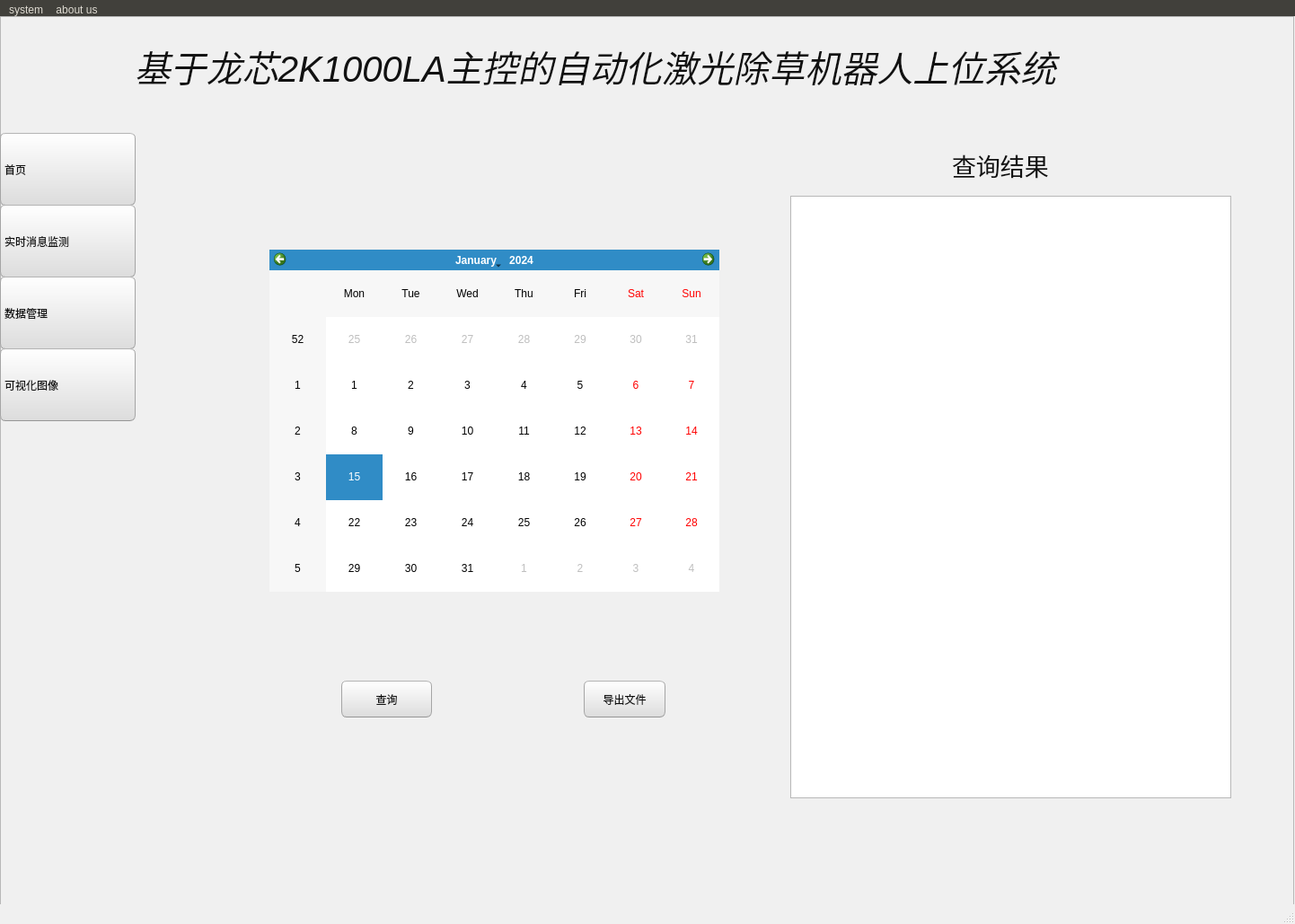
<?xml version="1.0" encoding="UTF-8"?>
<ui version="4.0">
 <class>MainWindow</class>
 <widget class="QMainWindow" name="MainWindow">
  <property name="geometry">
   <rect>
    <x>0</x>
    <y>0</y>
    <width>1442</width>
    <height>1029</height>
   </rect>
  </property>
  <property name="windowTitle">
   <string>MainWindow</string>
  </property>
  <property name="styleSheet">
   <string notr="true">/*
Ubuntu Style Sheet for QT Applications
Author: Jaime A. Quiroga P.
Company: GTRONICK
Last updated: 01/10/2021 (dd/mm/yyyy), 15:18.
Available at: https://github.com/GTRONICK/QSS/blob/master/Ubuntu.qss
*/
QMainWindow {
	background-color:#f0f0f0;
}
QCheckBox {
	padding:2px;
}
QCheckBox:hover {
	border:1px solid rgb(255,150,60);
	border-radius:4px;
	padding: 1px;
	background-color:qlineargradient(spread:pad, x1:0.5, y1:1, x2:0.5, y2:0, stop:0 rgba(190, 90, 50, 50), stop:1 rgba(250, 130, 40, 50));
}
QCheckBox::indicator:checked {
	border:1px solid rgb(246, 134, 86);
	border-radius:4px;
  	background-color:rgb(246, 134, 86)
}
QCheckBox::indicator:unchecked {
	border-width:1px solid rgb(246, 134, 86);
	border-radius:4px;
  	background-color:rgb(255,255,255);
}
QColorDialog {
	background-color:#f0f0f0;
}
QComboBox {
	color:rgb(81,72,65);
	background: #ffffff;
}
QComboBox:editable {
	selection-color:rgb(81,72,65);
	selection-background-color: #ffffff;
}
QComboBox QAbstractItemView {
	selection-color: #ffffff;
	selection-background-color: rgb(246, 134, 86);
}
QComboBox:!editable:on, QComboBox::drop-down:editable:on {
	color:  #1e1d23;	
}
QDateTimeEdit, QDateEdit, QDoubleSpinBox, QFontComboBox {
	color:rgb(81,72,65);
	background-color: #ffffff;
}

QDialog {
	background-color:#f0f0f0;
}

QLabel,QLineEdit {
	color:rgb(17,17,17);
}
QLineEdit {
	background-color:rgb(255,255,255);
	selection-background-color:rgb(236,116,64);
}
QMenuBar {
	color:rgb(223,219,210);
	background-color:rgb(65,64,59);
}
QMenuBar::item {
	padding-top:4px;
	padding-left:4px;
	padding-right:4px;
	color:rgb(223,219,210);
	background-color:rgb(65,64,59);
}
QMenuBar::item:selected {
	color:rgb(255,255,255);
	padding-top:2px;
	padding-left:2px;
	padding-right:2px;
	border-top-width:2px;
	border-left-width:2px;
	border-right-width:2px;
	border-top-right-radius:4px;
	border-top-left-radius:4px;
	border-style:solid;
	background-color:rgb(65,64,59);
	border-top-color: rgb(47,47,44);
	border-right-color: qlineargradient(spread:pad, x1:0, y1:1, x2:1, y2:0, stop:0 rgba(90, 87, 78, 255), stop:1 rgba(47,47,44, 255));
	border-left-color:  qlineargradient(spread:pad, x1:1, y1:0, x2:0, y2:0, stop:0 rgba(90, 87, 78, 255), stop:1 rgba(47,47,44, 255));
}
QMenu {
	color:rgb(223,219,210);
	background-color:rgb(65,64,59);
}
QMenu::item {
	color:rgb(223,219,210);
	padding:4px 10px 4px 20px;
}
QMenu::item:selected {
	color:rgb(255,255,255);
	background-color: qlineargradient(spread:pad, x1:0.5, y1:1, x2:0.5, y2:0, stop:0 rgba(225, 108, 54, 255), stop:1 rgba(246, 134, 86, 255));
	border-style:solid;
	border-width:3px;
	padding:4px 7px 4px 17px;
	border-bottom-color:qlineargradient(spread:pad, x1:0.5, y1:1, x2:0.5, y2:0, stop:0 rgba(175,85,48,255), stop:1 rgba(236,114,67, 255));
	border-top-color:qlineargradient(spread:pad, x1:0.5, y1:1, x2:0.5, y2:0, stop:0 rgba(253,156,113,255), stop:1 rgba(205,90,46, 255));
	border-right-color:qlineargradient(spread:pad, x1:0, y1:0.5, x2:1, y2:0.5, stop:0 rgba(253,156,113,255), stop:1 rgba(205,90,46, 255));
	border-left-color:qlineargradient(spread:pad, x1:1, y1:0.5, x2:0, y2:0.5, stop:0 rgba(253,156,113,255), stop:1 rgba(205,90,46, 255));
}
QPlainTextEdit {
	border: 1px solid transparent;
	color:rgb(17,17,17);
	selection-background-color:rgb(236,116,64);
    background-color: #FFFFFF;
}
QProgressBar {
	text-align: center;
	color: rgb(0, 0, 0);
	border: 1px inset rgb(150,150,150); 
	border-radius: 10px;
	background-color:rgb(221,221,219);
}
QProgressBar::chunk:horizontal {
	background-color: qlineargradient(spread:pad, x1:0.5, y1:1, x2:0.5, y2:0, stop:0 rgba(225, 108, 54, 255), stop:1 rgba(246, 134, 86, 255));
	border:1px solid;
	border-radius:8px;
	border-bottom-color:qlineargradient(spread:pad, x1:0.5, y1:1, x2:0.5, y2:0, stop:0 rgba(175,85,48,255), stop:1 rgba(236,114,67, 255));
	border-top-color:qlineargradient(spread:pad, x1:0.5, y1:1, x2:0.5, y2:0, stop:0 rgba(253,156,113,255), stop:1 rgba(205,90,46, 255));
	border-right-color:qlineargradient(spread:pad, x1:0, y1:0.5, x2:1, y2:0.5, stop:0 rgba(253,156,113,255), stop:1 rgba(205,90,46, 255));
	border-left-color:qlineargradient(spread:pad, x1:1, y1:0.5, x2:0, y2:0.5, stop:0 rgba(253,156,113,255), stop:1 rgba(205,90,46, 255));
}
QPushButton{
	color:rgb(17,17,17);
	border-width: 1px;
	border-radius: 6px;
	border-bottom-color: rgb(150,150,150);
	border-right-color: rgb(165,165,165);
	border-left-color: rgb(165,165,165);
	border-top-color: rgb(180,180,180);
	border-style: solid;
	padding: 4px;
	background-color: qlineargradient(spread:pad, x1:0.5, y1:1, x2:0.5, y2:0, stop:0 rgba(220, 220, 220, 255), stop:1 rgba(255, 255, 255, 255));
}
QPushButton:hover{

	color:rgb(17,17,17);
	border-width: 1px;
	border-radius:20px;
	border-top-color: rgb(255,150,60);
	border-right-color: qlineargradient(spread:pad, x1:0, y1:1, x2:1, y2:0, stop:0 rgba(200, 70, 20, 255), stop:1 rgba(255,150,60, 255));
	border-left-color:  qlineargradient(spread:pad, x1:1, y1:0, x2:0, y2:0, stop:0 rgba(200, 70, 20, 255), stop:1 rgba(255,150,60, 255));
	border-bottom-color: rgb(200,70,20);
	border-style: solid;
	padding: 2px;
	background-color: qlineargradient(spread:pad, x1:0.5, y1:1, x2:0.5, y2:0, stop:0 rgba(220, 220, 220, 255), stop:1 rgba(255, 255, 255, 255));
}
QPushButton:default{
	color:rgb(17,17,17);
	border-width: 1px;
	border-radius:10px;
	border-top-color: rgb(255,150,60);
	border-right-color: qlineargradient(spread:pad, x1:0, y1:1, x2:1, y2:0, stop:0 rgba(200, 70, 20, 255), stop:1 rgba(255,150,60, 255));
	border-left-color:  qlineargradient(spread:pad, x1:1, y1:0, x2:0, y2:0, stop:0 rgba(200, 70, 20, 255), stop:1 rgba(255,150,60, 255));
	border-bottom-color: rgb(200,70,20);
	border-style: solid;
	padding: 2px;
	background-color: qlineargradient(spread:pad, x1:0.5, y1:1, x2:0.5, y2:0, stop:0 rgba(220, 220, 220, 255), stop:1 rgba(255, 255, 255, 255));
}
QPushButton:pressed{
	color:rgb(17,17,17);
	border-width: 1px;
	border-radius: 6px;
	border-width: 1px;
	border-top-color: rgba(255,150,60,200);
	border-right-color: qlineargradient(spread:pad, x1:0, y1:1, x2:1, y2:0, stop:0 rgba(200, 70, 20, 255), stop:1 rgba(255,150,60, 200));
	border-left-color:  qlineargradient(spread:pad, x1:1, y1:0, x2:0, y2:0, stop:0 rgba(200, 70, 20, 255), stop:1 rgba(255,150,60, 200));
	border-bottom-color: rgba(200,70,20,200);
	border-style: solid;
	padding: 2px;
	background-color: qlineargradient(spread:pad, x1:0.5, y1:0, x2:0.5, y2:1, stop:0 rgba(220, 220, 220, 255), stop:1 rgba(255, 255, 255, 255));
}
QPushButton:disabled{
	color:rgb(174,167,159);
	border-width: 1px;
	border-radius: 6px;
	background-color: qlineargradient(spread:pad, x1:0.5, y1:1, x2:0.5, y2:0, stop:0 rgba(200, 200, 200, 255), stop:1 rgba(230, 230, 230, 255));
}
QRadioButton {
	padding: 1px;
}
QRadioButton::indicator:checked {
	height: 10px;
	width: 10px;
	border-style:solid;
	border-radius:5px;
	border-width: 1px;
	border-color: rgba(246, 134, 86, 255);
	color: #a9b7c6;
	background-color:rgba(246, 134, 86, 255);
}
QRadioButton::indicator:!checked {
	height: 10px;
	width: 10px;
	border-style:solid;
	border-radius:5px;
	border-width: 1px;
	border-color: rgb(246, 134, 86);
	color: #a9b7c6;
	background-color: transparent;
}
QScrollArea {
	color: white;
	background-color:#f0f0f0;
}
QSlider::groove {
	border-style: solid;
	border-width: 1px;
	border-color: rgb(207,207,207);
}
QSlider::groove:horizontal {
	height: 5px;
	background: rgb(246, 134, 86);
}
QSlider::groove:vertical {
	width: 5px;
	background: rgb(246, 134, 86);
}
QSlider::handle:horizontal {
	background: rgb(253,253,253);
	border-style: solid;
	border-width: 1px;
	border-color: rgb(207,207,207);
	width: 12px;
	margin: -5px 0;
	border-radius: 7px;
}
QSlider::handle:vertical {
	background: rgb(253,253,253);
	border-style: solid;
	border-width: 1px;
	border-color: rgb(207,207,207);
	height: 12px;
	margin: 0 -5px;
	border-radius: 7px;
}
QSlider::add-page:horizontal, QSlider::add-page:vertical {
 	background: white;
}
QSlider::sub-page:horizontal, QSlider::sub-page:vertical {
	background: rgb(246, 134, 86);
}
QStatusBar, QSpinBox {
	color:rgb(81,72,65);
}
QSpinBox {
	background-color: #ffffff;
}
QScrollBar:horizontal {
	max-height: 20px;
	border: 1px transparent;
	margin: 0px 20px 0px 20px;
}
QScrollBar::handle:horizontal {
	background: rgb(253,253,253);
	border: 1px solid rgb(207,207,207);
	border-radius: 7px;
	min-width: 25px;
}
QScrollBar::handle:horizontal:hover {
	background: rgb(253,253,253);
	border: 1px solid rgb(255,150,60);
	border-radius: 7px;
	min-width: 25px;
}
QScrollBar::add-line:horizontal {
  	border: 1px solid rgb(207,207,207);
  	border-top-right-radius: 7px;
  	border-top-left-radius: 7px;
  	border-bottom-right-radius: 7px;
  	background: rgb(255, 255, 255);
  	width: 20px;
  	subcontrol-position: right;
  	subcontrol-origin: margin;
}
QScrollBar::add-line:horizontal:hover {
  	border: 1px solid rgb(255,150,60);
  	border-top-right-radius: 7px;
  	border-top-left-radius: 7px;
  	border-bottom-right-radius: 7px;
  	background: rgb(255, 255, 255);
  	width: 20px;
  	subcontrol-position: right;
  	subcontrol-origin: margin;
}
QScrollBar::add-line:horizontal:pressed {
  	border: 1px solid grey;
  	border-top-left-radius: 7px;
  	border-top-right-radius: 7px;
  	border-bottom-right-radius: 7px;
  	background: rgb(231,231,231);
  	width: 20px;
  	subcontrol-position: right;
  	subcontrol-origin: margin;
}
QScrollBar::sub-line:horizontal {
  	border: 1px solid rgb(207,207,207);
  	border-top-right-radius: 7px;
  	border-top-left-radius: 7px;
  	border-bottom-left-radius: 7px;
  	background: rgb(255, 255, 255);
  	width: 20px;
  	subcontrol-position: left;
  	subcontrol-origin: margin;
}
QScrollBar::sub-line:horizontal:hover {
  	border: 1px solid rgb(255,150,60);
  	border-top-right-radius: 7px;
  	border-top-left-radius: 7px;
  	border-bottom-left-radius: 7px;
  	background: rgb(255, 255, 255);
  	width: 20px;
  	subcontrol-position: left;
  	subcontrol-origin: margin;
}
QScrollBar::sub-line:horizontal:pressed {
  	border: 1px solid grey;
  	border-top-right-radius: 7px;
  	border-top-left-radius: 7px;
  	border-bottom-left-radius: 7px;
  	background: rgb(231,231,231);
  	width: 20px;
  	subcontrol-position: left;
  	subcontrol-origin: margin;
}
QScrollBar::left-arrow:horizontal {
  	border: 1px transparent grey;
  	border-top-left-radius: 3px;
  	border-bottom-left-radius: 3px;
  	width: 6px;
  	height: 6px;
  	background: rgb(230,230,230);
}
QScrollBar::right-arrow:horizontal {
	border: 1px transparent grey;
	border-top-right-radius: 3px;
	border-bottom-right-radius: 3px;
  	width: 6px;
  	height: 6px;
 	background: rgb(230,230,230);
}
QScrollBar::add-page:horizontal, QScrollBar::sub-page:horizontal {
 	background: none;
} 
QScrollBar:vertical {
	max-width: 20px;
	border: 1px transparent grey;
	margin: 20px 0px 20px 0px;
}
QScrollBar::add-line:vertical {
	border: 1px solid;
	border-color: rgb(207,207,207);
	border-bottom-right-radius: 7px;
	border-bottom-left-radius: 7px;
	border-top-left-radius: 7px;
	background: rgb(255, 255, 255);
  	height: 20px;
  	subcontrol-position: bottom;
  	subcontrol-origin: margin;
}
QScrollBar::add-line:vertical:hover {
  	border: 1px solid;
  	border-color: rgb(255,150,60);
  	border-bottom-right-radius: 7px;
  	border-bottom-left-radius: 7px;
  	border-top-left-radius: 7px;
  	background: rgb(255, 255, 255);
  	height: 20px;
  	subcontrol-position: bottom;
  	subcontrol-origin: margin;
}
QScrollBar::add-line:vertical:pressed {
  	border: 1px solid grey;
  	border-bottom-left-radius: 7px;
  	border-bottom-right-radius: 7px;
  	border-top-left-radius: 7px;
  	background: rgb(231,231,231);
  	height: 20px;
  	subcontrol-position: bottom;
  	subcontrol-origin: margin;
}
QScrollBar::sub-line:vertical {
  	border: 1px solid rgb(207,207,207);
  	border-top-right-radius: 7px;
  	border-top-left-radius: 7px;
  	border-bottom-left-radius: 7px;
  	background: rgb(255, 255, 255);
  	height: 20px;
  	subcontrol-position: top;
  	subcontrol-origin: margin;
}
QScrollBar::sub-line:vertical:hover {
  	border: 1px solid rgb(255,150,60);
  	border-top-right-radius: 7px;
  	border-top-left-radius: 7px;
  	border-bottom-left-radius: 7px;
	background: rgb(255, 255, 255);
  	height: 20px;
  	subcontrol-position: top;
  	subcontrol-origin: margin;
}
QScrollBar::sub-line:vertical:pressed {
  	border: 1px solid grey;
  	border-top-left-radius: 7px;
  	border-top-right-radius: 7px;
  	background: rgb(231,231,231);
 	height: 20px;
  	subcontrol-position: top;
  	subcontrol-origin: margin;
}
QScrollBar::handle:vertical {
	background: rgb(253,253,253);
	border: 1px solid rgb(207,207,207);
	border-radius: 7px;
	min-height: 25px;
}
QScrollBar::handle:vertical:hover {
	background: rgb(253,253,253);
	border: 1px solid rgb(255,150,60);
	border-radius: 7px;
	min-height: 25px;
}
QScrollBar::up-arrow:vertical {
	border: 1px transparent grey;
  	border-top-left-radius: 3px;
	border-top-right-radius: 3px;
  	width: 6px;
  	height: 6px;
  	background: rgb(230,230,230);
}
QScrollBar::down-arrow:vertical {
  	border: 1px transparent grey;
  	border-bottom-left-radius: 3px;
  	border-bottom-right-radius: 3px;
  	width: 6px;
  	height: 6px;
  	background: rgb(230,230,230);
}
QScrollBar::add-page:vertical, QScrollBar::sub-page:vertical {
  	background: none;
}
QTabWidget {
	color:rgb(0,0,0);
	background-color:rgb(247,246,246);
}
QTabWidget::pane {
	border-color: rgb(180,180,180);
	background-color:rgb(247,246,246);
	border-style: solid;
	border-width: 1px;
  	border-radius: 6px;
}
QTabBar::tab {
	padding-left:4px;
	padding-right:4px;
	padding-bottom:2px;
	padding-top:2px;
	color:rgb(81,72,65);
  	background-color: qlineargradient(spread:pad, x1:0.5, y1:1, x2:0.5, y2:0, stop:0 rgba(221,218,217,255), stop:1 rgba(240,239,238,255));
	border-style: solid;
	border-width: 1px;
  	border-top-right-radius:4px;
	border-top-left-radius:4px;
	border-top-color: rgb(180,180,180);
	border-left-color: rgb(180,180,180);
	border-right-color: rgb(180,180,180);
	border-bottom-color: transparent;
}
QTabBar::tab:selected, QTabBar::tab:last:selected, QTabBar::tab:hover {
  	background-color:rgb(247,246,246);
  	margin-left: 0px;
  	margin-right: 1px;
}
QTabBar::tab:!selected {
	margin-top: 1px;
	margin-right: 1px;
}
QTextEdit {
	border-width: 1px;
	border-style: solid;
	border-color:transparent;
	color:rgb(17,17,17);
	selection-background-color:rgb(236,116,64);
}
QTimeEdit, QToolBox, QToolBox::tab, QToolBox::tab:selected {
	color:rgb(81,72,65);
	background-color: #ffffff;
}</string>
  </property>
  <widget class="QWidget" name="centralwidget">
   <widget class="QFrame" name="frame">
    <property name="geometry">
     <rect>
      <x>0</x>
      <y>0</y>
      <width>1441</width>
      <height>1001</height>
     </rect>
    </property>
    <property name="styleSheet">
     <string notr="true">#frame{
border-image:  url(:/pics/background.png);
}
</string>
    </property>
    <property name="frameShape">
     <enum>QFrame::StyledPanel</enum>
    </property>
    <property name="frameShadow">
     <enum>QFrame::Raised</enum>
    </property>
    <widget class="QLabel" name="label_4">
     <property name="geometry">
      <rect>
       <x>150</x>
       <y>20</y>
       <width>1081</width>
       <height>71</height>
      </rect>
     </property>
     <property name="font">
      <font>
       <pointsize>30</pointsize>
       <italic>true</italic>
      </font>
     </property>
     <property name="text">
      <string>基于龙芯2K1000LA主控的自动化激光除草机器人上位系统</string>
     </property>
    </widget>
    <widget class="QPushButton" name="btn_index">
     <property name="geometry">
      <rect>
       <x>0</x>
       <y>130</y>
       <width>151</width>
       <height>81</height>
      </rect>
     </property>
     <property name="styleSheet">
      <string notr="true">text-align:left;</string>
     </property>
     <property name="text">
      <string>首页</string>
     </property>
     <property name="icon">
      <iconset resource="images.qrc">
       <normaloff>:/pics/index.png</normaloff>:/pics/index.png</iconset>
     </property>
     <property name="iconSize">
      <size>
       <width>32</width>
       <height>32</height>
      </size>
     </property>
     <property name="autoRepeatDelay">
      <number>300</number>
     </property>
    </widget>
    <widget class="QPushButton" name="btn_msg">
     <property name="geometry">
      <rect>
       <x>0</x>
       <y>210</y>
       <width>151</width>
       <height>81</height>
      </rect>
     </property>
     <property name="styleSheet">
      <string notr="true">text-align:left;</string>
     </property>
     <property name="text">
      <string>实时消息监测</string>
     </property>
     <property name="icon">
      <iconset resource="images.qrc">
       <normaloff>:/pics/view.png</normaloff>:/pics/view.png</iconset>
     </property>
     <property name="iconSize">
      <size>
       <width>32</width>
       <height>32</height>
      </size>
     </property>
    </widget>
    <widget class="QPushButton" name="btn_database">
     <property name="geometry">
      <rect>
       <x>0</x>
       <y>290</y>
       <width>151</width>
       <height>81</height>
      </rect>
     </property>
     <property name="styleSheet">
      <string notr="true">text-align:left;</string>
     </property>
     <property name="text">
      <string>数据管理</string>
     </property>
     <property name="icon">
      <iconset resource="images.qrc">
       <normaloff>:/pics/user.png</normaloff>:/pics/user.png</iconset>
     </property>
     <property name="iconSize">
      <size>
       <width>32</width>
       <height>32</height>
      </size>
     </property>
    </widget>
    <widget class="QPushButton" name="btn_plot">
     <property name="geometry">
      <rect>
       <x>0</x>
       <y>370</y>
       <width>151</width>
       <height>81</height>
      </rect>
     </property>
     <property name="styleSheet">
      <string notr="true">text-align:left;
</string>
     </property>
     <property name="text">
      <string>可视化图像</string>
     </property>
     <property name="icon">
      <iconset resource="images.qrc">
       <normaloff>:/pics/image.png</normaloff>:/pics/image.png</iconset>
     </property>
     <property name="iconSize">
      <size>
       <width>32</width>
       <height>32</height>
      </size>
     </property>
    </widget>
    <widget class="QStackedWidget" name="stackedWidget">
     <property name="geometry">
      <rect>
       <x>240</x>
       <y>110</y>
       <width>1151</width>
       <height>831</height>
      </rect>
     </property>
     <property name="styleSheet">
      <string notr="true">/*
Ubuntu Style Sheet for QT Applications
Author: Jaime A. Quiroga P.
Company: GTRONICK
Last updated: 01/10/2021 (dd/mm/yyyy), 15:18.
Available at: https://github.com/GTRONICK/QSS/blob/master/Ubuntu.qss
*/
stackedWidget{
border-image:  url(:/pics/background.png);
}
QMainWindow {
	background-color:#f0f0f0;
}
QCheckBox {
	padding:2px;
}
QCheckBox:hover {
	border:1px solid rgb(255,150,60);
	border-radius:4px;
	padding: 1px;
	background-color:qlineargradient(spread:pad, x1:0.5, y1:1, x2:0.5, y2:0, stop:0 rgba(190, 90, 50, 50), stop:1 rgba(250, 130, 40, 50));
}
QCheckBox::indicator:checked {
	border:1px solid rgb(246, 134, 86);
	border-radius:4px;
  	background-color:rgb(246, 134, 86)
}
QCheckBox::indicator:unchecked {
	border-width:1px solid rgb(246, 134, 86);
	border-radius:4px;
  	background-color:rgb(255,255,255);
}
QColorDialog {
	background-color:#f0f0f0;
}
QComboBox {
	color:rgb(81,72,65);
	background: #ffffff;
}
QComboBox:editable {
	selection-color:rgb(81,72,65);
	selection-background-color: #ffffff;
}
QComboBox QAbstractItemView {
	selection-color: #ffffff;
	selection-background-color: rgb(246, 134, 86);
}
QComboBox:!editable:on, QComboBox::drop-down:editable:on {
	color:  #1e1d23;	
}
QDateTimeEdit, QDateEdit, QDoubleSpinBox, QFontComboBox {
	color:rgb(81,72,65);
	background-color: #ffffff;
}

QDialog {
	background-color:#f0f0f0;
}

QLabel,QLineEdit {
	color:rgb(17,17,17);
}
QLineEdit {
	background-color:rgb(255,255,255);
	selection-background-color:rgb(236,116,64);
}
QMenuBar {
	color:rgb(223,219,210);
	background-color:rgb(65,64,59);
}
QMenuBar::item {
	padding-top:4px;
	padding-left:4px;
	padding-right:4px;
	color:rgb(223,219,210);
	background-color:rgb(65,64,59);
}
QMenuBar::item:selected {
	color:rgb(255,255,255);
	padding-top:2px;
	padding-left:2px;
	padding-right:2px;
	border-top-width:2px;
	border-left-width:2px;
	border-right-width:2px;
	border-top-right-radius:4px;
	border-top-left-radius:4px;
	border-style:solid;
	background-color:rgb(65,64,59);
	border-top-color: rgb(47,47,44);
	border-right-color: qlineargradient(spread:pad, x1:0, y1:1, x2:1, y2:0, stop:0 rgba(90, 87, 78, 255), stop:1 rgba(47,47,44, 255));
	border-left-color:  qlineargradient(spread:pad, x1:1, y1:0, x2:0, y2:0, stop:0 rgba(90, 87, 78, 255), stop:1 rgba(47,47,44, 255));
}
QMenu {
	color:rgb(223,219,210);
	background-color:rgb(65,64,59);
}
QMenu::item {
	color:rgb(223,219,210);
	padding:4px 10px 4px 20px;
}
QMenu::item:selected {
	color:rgb(255,255,255);
	background-color: qlineargradient(spread:pad, x1:0.5, y1:1, x2:0.5, y2:0, stop:0 rgba(225, 108, 54, 255), stop:1 rgba(246, 134, 86, 255));
	border-style:solid;
	border-width:3px;
	padding:4px 7px 4px 17px;
	border-bottom-color:qlineargradient(spread:pad, x1:0.5, y1:1, x2:0.5, y2:0, stop:0 rgba(175,85,48,255), stop:1 rgba(236,114,67, 255));
	border-top-color:qlineargradient(spread:pad, x1:0.5, y1:1, x2:0.5, y2:0, stop:0 rgba(253,156,113,255), stop:1 rgba(205,90,46, 255));
	border-right-color:qlineargradient(spread:pad, x1:0, y1:0.5, x2:1, y2:0.5, stop:0 rgba(253,156,113,255), stop:1 rgba(205,90,46, 255));
	border-left-color:qlineargradient(spread:pad, x1:1, y1:0.5, x2:0, y2:0.5, stop:0 rgba(253,156,113,255), stop:1 rgba(205,90,46, 255));
}
QPlainTextEdit {
	border: 1px solid transparent;
	color:rgb(17,17,17);
	selection-background-color:rgb(236,116,64);
    background-color: #FFFFFF;
}
QProgressBar {
	text-align: center;
	color: rgb(0, 0, 0);
	border: 1px inset rgb(150,150,150); 
	border-radius: 10px;
	background-color:rgb(221,221,219);
}
QProgressBar::chunk:horizontal {
	background-color: qlineargradient(spread:pad, x1:0.5, y1:1, x2:0.5, y2:0, stop:0 rgba(225, 108, 54, 255), stop:1 rgba(246, 134, 86, 255));
	border:1px solid;
	border-radius:8px;
	border-bottom-color:qlineargradient(spread:pad, x1:0.5, y1:1, x2:0.5, y2:0, stop:0 rgba(175,85,48,255), stop:1 rgba(236,114,67, 255));
	border-top-color:qlineargradient(spread:pad, x1:0.5, y1:1, x2:0.5, y2:0, stop:0 rgba(253,156,113,255), stop:1 rgba(205,90,46, 255));
	border-right-color:qlineargradient(spread:pad, x1:0, y1:0.5, x2:1, y2:0.5, stop:0 rgba(253,156,113,255), stop:1 rgba(205,90,46, 255));
	border-left-color:qlineargradient(spread:pad, x1:1, y1:0.5, x2:0, y2:0.5, stop:0 rgba(253,156,113,255), stop:1 rgba(205,90,46, 255));
}
QPushButton{
	color:rgb(17,17,17);
	border-width: 1px;
	border-radius: 6px;
	border-bottom-color: rgb(150,150,150);
	border-right-color: rgb(165,165,165);
	border-left-color: rgb(165,165,165);
	border-top-color: rgb(180,180,180);
	border-style: solid;
	padding: 4px;
	background-color: qlineargradient(spread:pad, x1:0.5, y1:1, x2:0.5, y2:0, stop:0 rgba(220, 220, 220, 255), stop:1 rgba(255, 255, 255, 255));
}
QPushButton:hover{
	color:rgb(17,17,17);
	border-width: 1px;
	border-radius:6px;
	border-top-color: rgb(255,150,60);
	border-right-color: qlineargradient(spread:pad, x1:0, y1:1, x2:1, y2:0, stop:0 rgba(200, 70, 20, 255), stop:1 rgba(255,150,60, 255));
	border-left-color:  qlineargradient(spread:pad, x1:1, y1:0, x2:0, y2:0, stop:0 rgba(200, 70, 20, 255), stop:1 rgba(255,150,60, 255));
	border-bottom-color: rgb(200,70,20);
	border-style: solid;
	padding: 2px;
	background-color: qlineargradient(spread:pad, x1:0.5, y1:1, x2:0.5, y2:0, stop:0 rgba(220, 220, 220, 255), stop:1 rgba(255, 255, 255, 255));
}
QPushButton:default{
	color:rgb(17,17,17);
	border-width: 1px;
	border-radius:6px;
	border-top-color: rgb(255,150,60);
	border-right-color: qlineargradient(spread:pad, x1:0, y1:1, x2:1, y2:0, stop:0 rgba(200, 70, 20, 255), stop:1 rgba(255,150,60, 255));
	border-left-color:  qlineargradient(spread:pad, x1:1, y1:0, x2:0, y2:0, stop:0 rgba(200, 70, 20, 255), stop:1 rgba(255,150,60, 255));
	border-bottom-color: rgb(200,70,20);
	border-style: solid;
	padding: 2px;
	background-color: qlineargradient(spread:pad, x1:0.5, y1:1, x2:0.5, y2:0, stop:0 rgba(220, 220, 220, 255), stop:1 rgba(255, 255, 255, 255));
}
QPushButton:pressed{
	color:rgb(17,17,17);
	border-width: 1px;
	border-radius: 6px;
	border-width: 1px;
	border-top-color: rgba(255,150,60,200);
	border-right-color: qlineargradient(spread:pad, x1:0, y1:1, x2:1, y2:0, stop:0 rgba(200, 70, 20, 255), stop:1 rgba(255,150,60, 200));
	border-left-color:  qlineargradient(spread:pad, x1:1, y1:0, x2:0, y2:0, stop:0 rgba(200, 70, 20, 255), stop:1 rgba(255,150,60, 200));
	border-bottom-color: rgba(200,70,20,200);
	border-style: solid;
	padding: 2px;
	background-color: qlineargradient(spread:pad, x1:0.5, y1:0, x2:0.5, y2:1, stop:0 rgba(220, 220, 220, 255), stop:1 rgba(255, 255, 255, 255));
}
QPushButton:disabled{
	color:rgb(174,167,159);
	border-width: 1px;
	border-radius: 6px;
	background-color: qlineargradient(spread:pad, x1:0.5, y1:1, x2:0.5, y2:0, stop:0 rgba(200, 200, 200, 255), stop:1 rgba(230, 230, 230, 255));
}
QRadioButton {
	padding: 1px;
}
QRadioButton::indicator:checked {
	height: 10px;
	width: 10px;
	border-style:solid;
	border-radius:5px;
	border-width: 1px;
	border-color: rgba(246, 134, 86, 255);
	color: #a9b7c6;
	background-color:rgba(246, 134, 86, 255);
}
QRadioButton::indicator:!checked {
	height: 10px;
	width: 10px;
	border-style:solid;
	border-radius:5px;
	border-width: 1px;
	border-color: rgb(246, 134, 86);
	color: #a9b7c6;
	background-color: transparent;
}
QScrollArea {
	color: white;
	background-color:#f0f0f0;
}
QSlider::groove {
	border-style: solid;
	border-width: 1px;
	border-color: rgb(207,207,207);
}
QSlider::groove:horizontal {
	height: 5px;
	background: rgb(246, 134, 86);
}
QSlider::groove:vertical {
	width: 5px;
	background: rgb(246, 134, 86);
}
QSlider::handle:horizontal {
	background: rgb(253,253,253);
	border-style: solid;
	border-width: 1px;
	border-color: rgb(207,207,207);
	width: 12px;
	margin: -5px 0;
	border-radius: 7px;
}
QSlider::handle:vertical {
	background: rgb(253,253,253);
	border-style: solid;
	border-width: 1px;
	border-color: rgb(207,207,207);
	height: 12px;
	margin: 0 -5px;
	border-radius: 7px;
}
QSlider::add-page:horizontal, QSlider::add-page:vertical {
 	background: white;
}
QSlider::sub-page:horizontal, QSlider::sub-page:vertical {
	background: rgb(246, 134, 86);
}
QStatusBar, QSpinBox {
	color:rgb(81,72,65);
}
QSpinBox {
	background-color: #ffffff;
}
QScrollBar:horizontal {
	max-height: 20px;
	border: 1px transparent;
	margin: 0px 20px 0px 20px;
}
QScrollBar::handle:horizontal {
	background: rgb(253,253,253);
	border: 1px solid rgb(207,207,207);
	border-radius: 7px;
	min-width: 25px;
}
QScrollBar::handle:horizontal:hover {
	background: rgb(253,253,253);
	border: 1px solid rgb(255,150,60);
	border-radius: 7px;
	min-width: 25px;
}
QScrollBar::add-line:horizontal {
  	border: 1px solid rgb(207,207,207);
  	border-top-right-radius: 7px;
  	border-top-left-radius: 7px;
  	border-bottom-right-radius: 7px;
  	background: rgb(255, 255, 255);
  	width: 20px;
  	subcontrol-position: right;
  	subcontrol-origin: margin;
}
QScrollBar::add-line:horizontal:hover {
  	border: 1px solid rgb(255,150,60);
  	border-top-right-radius: 7px;
  	border-top-left-radius: 7px;
  	border-bottom-right-radius: 7px;
  	background: rgb(255, 255, 255);
  	width: 20px;
  	subcontrol-position: right;
  	subcontrol-origin: margin;
}
QScrollBar::add-line:horizontal:pressed {
  	border: 1px solid grey;
  	border-top-left-radius: 7px;
  	border-top-right-radius: 7px;
  	border-bottom-right-radius: 7px;
  	background: rgb(231,231,231);
  	width: 20px;
  	subcontrol-position: right;
  	subcontrol-origin: margin;
}
QScrollBar::sub-line:horizontal {
  	border: 1px solid rgb(207,207,207);
  	border-top-right-radius: 7px;
  	border-top-left-radius: 7px;
  	border-bottom-left-radius: 7px;
  	background: rgb(255, 255, 255);
  	width: 20px;
  	subcontrol-position: left;
  	subcontrol-origin: margin;
}
QScrollBar::sub-line:horizontal:hover {
  	border: 1px solid rgb(255,150,60);
  	border-top-right-radius: 7px;
  	border-top-left-radius: 7px;
  	border-bottom-left-radius: 7px;
  	background: rgb(255, 255, 255);
  	width: 20px;
  	subcontrol-position: left;
  	subcontrol-origin: margin;
}
QScrollBar::sub-line:horizontal:pressed {
  	border: 1px solid grey;
  	border-top-right-radius: 7px;
  	border-top-left-radius: 7px;
  	border-bottom-left-radius: 7px;
  	background: rgb(231,231,231);
  	width: 20px;
  	subcontrol-position: left;
  	subcontrol-origin: margin;
}
QScrollBar::left-arrow:horizontal {
  	border: 1px transparent grey;
  	border-top-left-radius: 3px;
  	border-bottom-left-radius: 3px;
  	width: 6px;
  	height: 6px;
  	background: rgb(230,230,230);
}
QScrollBar::right-arrow:horizontal {
	border: 1px transparent grey;
	border-top-right-radius: 3px;
	border-bottom-right-radius: 3px;
  	width: 6px;
  	height: 6px;
 	background: rgb(230,230,230);
}
QScrollBar::add-page:horizontal, QScrollBar::sub-page:horizontal {
 	background: none;
} 
QScrollBar:vertical {
	max-width: 20px;
	border: 1px transparent grey;
	margin: 20px 0px 20px 0px;
}
QScrollBar::add-line:vertical {
	border: 1px solid;
	border-color: rgb(207,207,207);
	border-bottom-right-radius: 7px;
	border-bottom-left-radius: 7px;
	border-top-left-radius: 7px;
	background: rgb(255, 255, 255);
  	height: 20px;
  	subcontrol-position: bottom;
  	subcontrol-origin: margin;
}
QScrollBar::add-line:vertical:hover {
  	border: 1px solid;
  	border-color: rgb(255,150,60);
  	border-bottom-right-radius: 7px;
  	border-bottom-left-radius: 7px;
  	border-top-left-radius: 7px;
  	background: rgb(255, 255, 255);
  	height: 20px;
  	subcontrol-position: bottom;
  	subcontrol-origin: margin;
}
QScrollBar::add-line:vertical:pressed {
  	border: 1px solid grey;
  	border-bottom-left-radius: 7px;
  	border-bottom-right-radius: 7px;
  	border-top-left-radius: 7px;
  	background: rgb(231,231,231);
  	height: 20px;
  	subcontrol-position: bottom;
  	subcontrol-origin: margin;
}
QScrollBar::sub-line:vertical {
  	border: 1px solid rgb(207,207,207);
  	border-top-right-radius: 7px;
  	border-top-left-radius: 7px;
  	border-bottom-left-radius: 7px;
  	background: rgb(255, 255, 255);
  	height: 20px;
  	subcontrol-position: top;
  	subcontrol-origin: margin;
}
QScrollBar::sub-line:vertical:hover {
  	border: 1px solid rgb(255,150,60);
  	border-top-right-radius: 7px;
  	border-top-left-radius: 7px;
  	border-bottom-left-radius: 7px;
	background: rgb(255, 255, 255);
  	height: 20px;
  	subcontrol-position: top;
  	subcontrol-origin: margin;
}
QScrollBar::sub-line:vertical:pressed {
  	border: 1px solid grey;
  	border-top-left-radius: 7px;
  	border-top-right-radius: 7px;
  	background: rgb(231,231,231);
 	height: 20px;
  	subcontrol-position: top;
  	subcontrol-origin: margin;
}
QScrollBar::handle:vertical {
	background: rgb(253,253,253);
	border: 1px solid rgb(207,207,207);
	border-radius: 7px;
	min-height: 25px;
}
QScrollBar::handle:vertical:hover {
	background: rgb(253,253,253);
	border: 1px solid rgb(255,150,60);
	border-radius: 7px;
	min-height: 25px;
}
QScrollBar::up-arrow:vertical {
	border: 1px transparent grey;
  	border-top-left-radius: 3px;
	border-top-right-radius: 3px;
  	width: 6px;
  	height: 6px;
  	background: rgb(230,230,230);
}
QScrollBar::down-arrow:vertical {
  	border: 1px transparent grey;
  	border-bottom-left-radius: 3px;
  	border-bottom-right-radius: 3px;
  	width: 6px;
  	height: 6px;
  	background: rgb(230,230,230);
}
QScrollBar::add-page:vertical, QScrollBar::sub-page:vertical {
  	background: none;
}
QTabWidget {
	color:rgb(0,0,0);
	background-color:rgb(247,246,246);
}
QTabWidget::pane {
	border-color: rgb(180,180,180);
	background-color:rgb(247,246,246);
	border-style: solid;
	border-width: 1px;
  	border-radius: 6px;
}
QTabBar::tab {
	padding-left:4px;
	padding-right:4px;
	padding-bottom:2px;
	padding-top:2px;
	color:rgb(81,72,65);
  	background-color: qlineargradient(spread:pad, x1:0.5, y1:1, x2:0.5, y2:0, stop:0 rgba(221,218,217,255), stop:1 rgba(240,239,238,255));
	border-style: solid;
	border-width: 1px;
  	border-top-right-radius:4px;
	border-top-left-radius:4px;
	border-top-color: rgb(180,180,180);
	border-left-color: rgb(180,180,180);
	border-right-color: rgb(180,180,180);
	border-bottom-color: transparent;
}
QTabBar::tab:selected, QTabBar::tab:last:selected, QTabBar::tab:hover {
  	background-color:rgb(247,246,246);
  	margin-left: 0px;
  	margin-right: 1px;
}
QTabBar::tab:!selected {
	margin-top: 1px;
	margin-right: 1px;
}
QTextEdit {
	border-width: 1px;
	border-style: solid;
	border-color:transparent;
	color:rgb(17,17,17);
	selection-background-color:rgb(236,116,64);
}
QTimeEdit, QToolBox, QToolBox::tab, QToolBox::tab:selected {
	color:rgb(81,72,65);
	background-color: #ffffff;
}</string>
     </property>
     <property name="currentIndex">
      <number>2</number>
     </property>
     <widget class="QWidget" name="page_4">
      <widget class="QLabel" name="label_totalTime">
       <property name="geometry">
        <rect>
         <x>80</x>
         <y>270</y>
         <width>251</width>
         <height>41</height>
        </rect>
       </property>
       <property name="font">
        <font>
         <pointsize>30</pointsize>
        </font>
       </property>
       <property name="text">
        <string>设备运行时间:</string>
       </property>
      </widget>
      <widget class="QLCDNumber" name="lcdNumber">
       <property name="geometry">
        <rect>
         <x>460</x>
         <y>240</y>
         <width>601</width>
         <height>111</height>
        </rect>
       </property>
      </widget>
     </widget>
     <widget class="QWidget" name="page">
      <widget class="QTextEdit" name="msg">
       <property name="geometry">
        <rect>
         <x>120</x>
         <y>90</y>
         <width>841</width>
         <height>601</height>
        </rect>
       </property>
       <property name="styleSheet">
        <string notr="true"/>
       </property>
      </widget>
      <widget class="QLabel" name="label_2">
       <property name="geometry">
        <rect>
         <x>240</x>
         <y>700</y>
         <width>151</width>
         <height>31</height>
        </rect>
       </property>
       <property name="text">
        <string/>
       </property>
      </widget>
      <widget class="QPushButton" name="pushButton">
       <property name="geometry">
        <rect>
         <x>490</x>
         <y>720</y>
         <width>141</width>
         <height>51</height>
        </rect>
       </property>
       <property name="text">
        <string>插入当前信息</string>
       </property>
      </widget>
      <widget class="QLabel" name="label">
       <property name="geometry">
        <rect>
         <x>450</x>
         <y>30</y>
         <width>241</width>
         <height>41</height>
        </rect>
       </property>
       <property name="font">
        <font>
         <pointsize>18</pointsize>
        </font>
       </property>
       <property name="text">
        <string>实时杂草坐标值</string>
       </property>
      </widget>
     </widget>
     <widget class="QWidget" name="page_2">
      <widget class="QCalendarWidget" name="date_choice">
       <property name="geometry">
        <rect>
         <x>60</x>
         <y>150</y>
         <width>501</width>
         <height>381</height>
        </rect>
       </property>
      </widget>
      <widget class="QPushButton" name="query_btn">
       <property name="geometry">
        <rect>
         <x>140</x>
         <y>630</y>
         <width>101</width>
         <height>41</height>
        </rect>
       </property>
       <property name="text">
        <string>查询</string>
       </property>
      </widget>
      <widget class="QPushButton" name="btn_export">
       <property name="geometry">
        <rect>
         <x>410</x>
         <y>630</y>
         <width>91</width>
         <height>41</height>
        </rect>
       </property>
       <property name="text">
        <string>导出文件</string>
       </property>
      </widget>
      <widget class="QLabel" name="label_3">
       <property name="geometry">
        <rect>
         <x>820</x>
         <y>40</y>
         <width>161</width>
         <height>31</height>
        </rect>
       </property>
       <property name="font">
        <font>
         <pointsize>20</pointsize>
        </font>
       </property>
       <property name="text">
        <string>查询结果</string>
       </property>
      </widget>
      <widget class="QTableView" name="query_table">
       <property name="geometry">
        <rect>
         <x>640</x>
         <y>90</y>
         <width>491</width>
         <height>671</height>
        </rect>
       </property>
      </widget>
     </widget>
     <widget class="QWidget" name="page_3">
      <widget class="QtCharts::QChartView" name="centerx_chart">
       <property name="geometry">
        <rect>
         <x>50</x>
         <y>110</y>
         <width>501</width>
         <height>381</height>
        </rect>
       </property>
      </widget>
      <widget class="QtCharts::QChartView" name="centery_chart">
       <property name="geometry">
        <rect>
         <x>600</x>
         <y>110</y>
         <width>511</width>
         <height>381</height>
        </rect>
       </property>
      </widget>
     </widget>
    </widget>
   </widget>
  </widget>
  <widget class="QMenuBar" name="menubar">
   <property name="geometry">
    <rect>
     <x>0</x>
     <y>0</y>
     <width>1442</width>
     <height>27</height>
    </rect>
   </property>
   <widget class="QMenu" name="menutest">
    <property name="title">
     <string>system</string>
    </property>
   </widget>
   <widget class="QMenu" name="menuabout_us">
    <property name="title">
     <string>about us</string>
    </property>
   </widget>
   <addaction name="menutest"/>
   <addaction name="menuabout_us"/>
  </widget>
  <widget class="QStatusBar" name="statusbar"/>
 </widget>
 <customwidgets>
  <customwidget>
   <class>QtCharts::QChartView</class>
   <extends>QGraphicsView</extends>
   <header>qchartview.h</header>
  </customwidget>
 </customwidgets>
 <resources>
  <include location="images.qrc"/>
 </resources>
 <connections/>
</ui>
